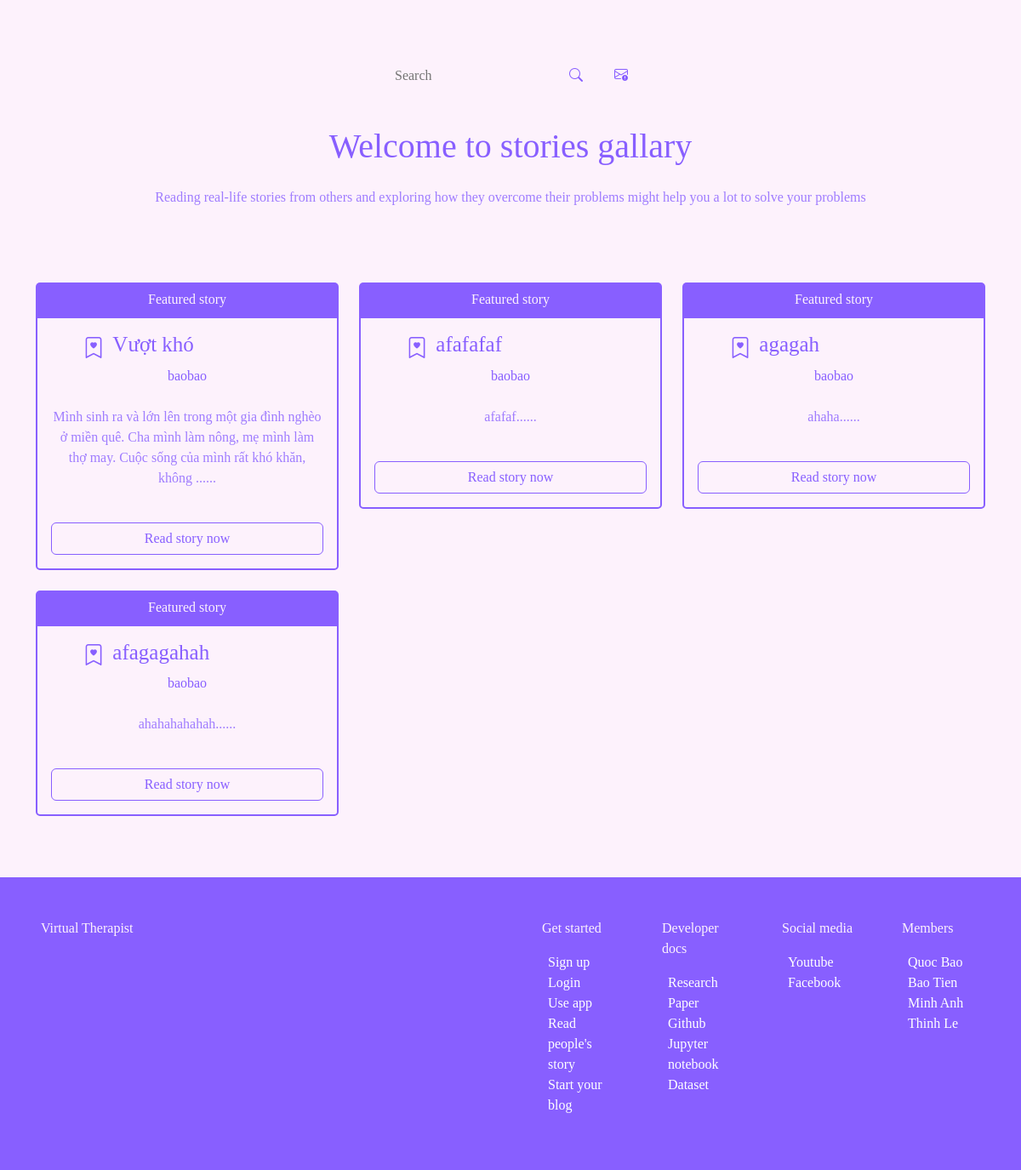
The page /all_blogs (lower part) on the database as committed earlier.
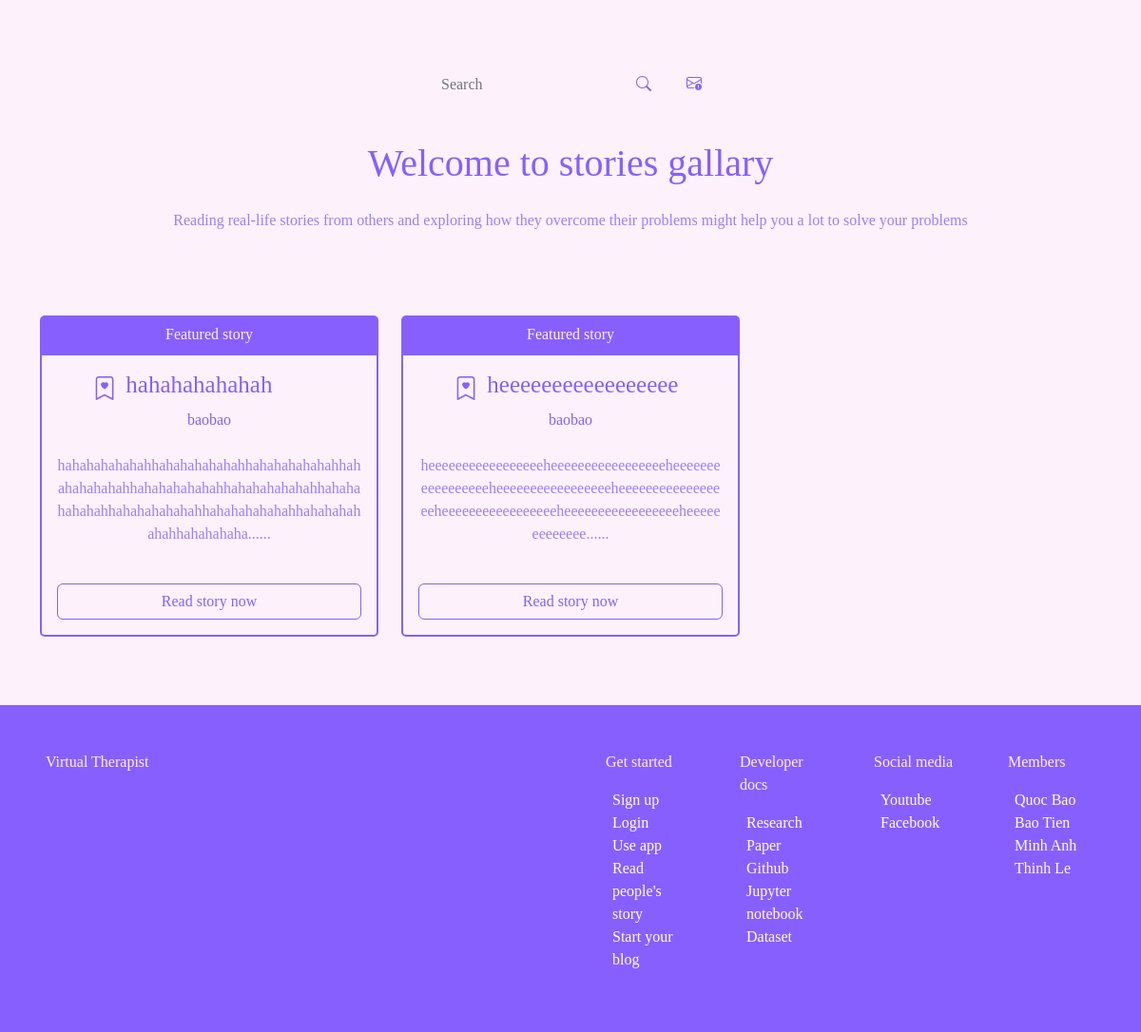
The same page on the database as committed later.
### app.py (models this page shows, shortened)
class Blogs(db.Model):
    id = db.Column(db.Integer, primary_key=True)
    title = db.Column(db.String(255), nullable=False)
    content = db.Column(db.Text, nullable=False)
    date_posted = db.Column(db.DateTime, default=datetime.utcnow)
    blog_commented = db.relationship('Comments', backref='blog_commented')
    blog_reacted = db.relationship('Reactions', backref='blog_reacted')
    tags = db.relationship('Tags', backref='blog_tags')
    blog_bookmarked = db.relationship('BookMarks', backref='blog_bookmarked')
    poster_id = db.Column(db.Integer, db.ForeignKey('users.id'))

class Users(db.Model, UserMixin):
    id = db.Column(db.Integer, primary_key=True)
    name = db.Column(db.String(200), nullable=False)
    email =  db.Column(db.String(120), nullable=False, unique=True)
    user_name = db.Column(db.String(120), nullable=False)
    password_hash = db.Column(db.String(200))
    posts = db.relationship('Blogs', backref='poster')
    comments = db.relationship('Comments', backref='commenter')
    reacts = db.relationship('Reactions', backref='reacter')
    bookmarks = db.relationship('BookMarks', backref='bookmarker')
    @property
    def password():
        raise AttributeError('password is not a readable attribute')
    date_added = db.Column(db.DateTime, default=datetime.utcnow)

### app.py (the view)
@app.route("/all_blogs")
def all_blogs():
    all_blogs = Blogs.query.order_by(Blogs.date_posted)
    temp2 = None
    bookmarks =  BookMarks.query.order_by(BookMarks.date_posted)
    return render_template("all_blogs.html", all_blogs=all_blogs, bookmarks=bookmarks, temp2=temp2)

### form_backup.py
class SearchForm(FlaskForm):
    searched = StringField("Searched", validators=[DataRequired()])
    submit = SubmitField("Search now")

### app.py (called while the page is built)
@app.context_processor
def base():
    form = SearchForm()
    return dict(form=form)

### templates/all_blogs.html (shortened to what this page needs)
{% include 'navbar.html' %}
<div id="hero" class="text-center">
    <div class="hero-content display-table">
        <br> <br> <br>
        <div class="container-fluid" style="max-width: 300px;">
            <form method="POST" class="d-flex" role="search" action="{{url_for('search')}}">
                <input class="search-custom" placeholder="Search" name="searched">
                <button class="btn btn-outline-search" type="submit"><i class="bi bi-search"></i></button>
                <a href="{{url_for('recsys')}}" style="margin-top: 6px;" >
                    <i class="bi bi-envelope-exclamation ms-4" style="color: var(--purple-color)"></i>
                </a>
            </form>
        </div>
        <div class="table-cell-3">
            <div class="container">
                <h1 class="text-purple">Welcome {{current_user.name}} to stories gallary </h1>
                <p class="text-purple opacity-8 mt-4"> Reading real-life stories from others and exploring how they overcome their problems might help you a lot to solve your problems</p>
                <br>
                <div class="row mt-4">
                    {% for blog in all_blogs %}
                        <div class="col-4 mt-4">
                            <div class="card ">
                                <div class="card-header card-secondary-color">
                                    Featured story
                                </div>
                                <div class="card-body card-primary-color">
                                    <div class="row" style="padding:0px">
                                        <div class="col-2">
                                            {% include 'bookmark2.html' %}
                                        </div>
                                        <div class="col-10">
                                            <h3 class="card-title-blog text-left" style="margin-left: 15px">
                                                {{blog.title[:25]}}
                                            </h3>
                                        </div>
                                    </div>
                                    <a href="{{url_for('other_user_blogs', id=blog.poster.id)}}"><p class="card-text">{{blog.poster.user_name}}</p></a>
                                    <p class="card-text opacity-8 mt-4">{{blog.content[:140]}}......</p>
                                    <br>
                                    <div class="d-grid gap-2">
                                        <a href="{{url_for('blog', id=blog.id)}}" class="btn btn-outline-primary">Read story now</a>
                                    </div>
                                </div>
                            </div>
                        </div>
                    {% endfor %}
                </div>
            </div>
        </div>
    </div>
</div>
{% include 'footer.html' %}

### templates/bookmark2.html (shortened to what this page needs)
<form action="/bookmark2" method="post">
    {% with temp2 = None %}
        {% for bookmark in bookmarks %}
            {% if bookmark.bookmarker.id == current_user.id and bookmark.blog_id == blog.id %}
                {% set temp2=bookmark.bookmark_state %}
            {% endif %}
        {% endfor %}
        {% if temp2==None %}
            <div class="form-check form-check-inline" style="font-size: 25px;">
                <label class="form-check-label" for="true"><i class="bi bi-bookmark-heart" data-bs-toggle="modal" data-bs-target="#ConfirmBookmark"></i></label>
            </div>
        {% endif %}
    {% endwith %}
</form>

Rows that differ between the two databases and show on the page:
removed Blogs: title "Vượt khó", poster.user_name "baobao", content "Mình sinh ra và lớn lên trong một gia đình nghèo ở miền quê. Cha mình làm nông, mẹ mình làm thợ may. Cuộc sống của mình rất khó khăn, không"
removed Blogs: title "afafafaf", poster.user_name "baobao", content "afafaf"
removed Blogs: title "agagah", poster.user_name "baobao", content "ahaha"
removed Blogs: title "afagagahah", poster.user_name "baobao", content "ahahahahahah"
added Blogs: title "hahahahahahah", poster.user_name "baobao", content "hahahahahahahhahahahahahahhahahahahahahhahahahahahahhahahahahahahhahahahahahahhahahahahahahhahahahahahahhahahahahahahhahahahahahahhahahahaha"
added Blogs: title "heeeeeeeeeeeeeeeee", poster.user_name "baobao", content "heeeeeeeeeeeeeeeeeheeeeeeeeeeeeeeeeeheeeeeeeeeeeeeeeeeheeeeeeeeeeeeeeeeeheeeeeeeeeeeeeeeeeheeeeeeeeeeeeeeeeeheeeeeeeeeeeeeeeeeheeeeeeeeeeeee"
